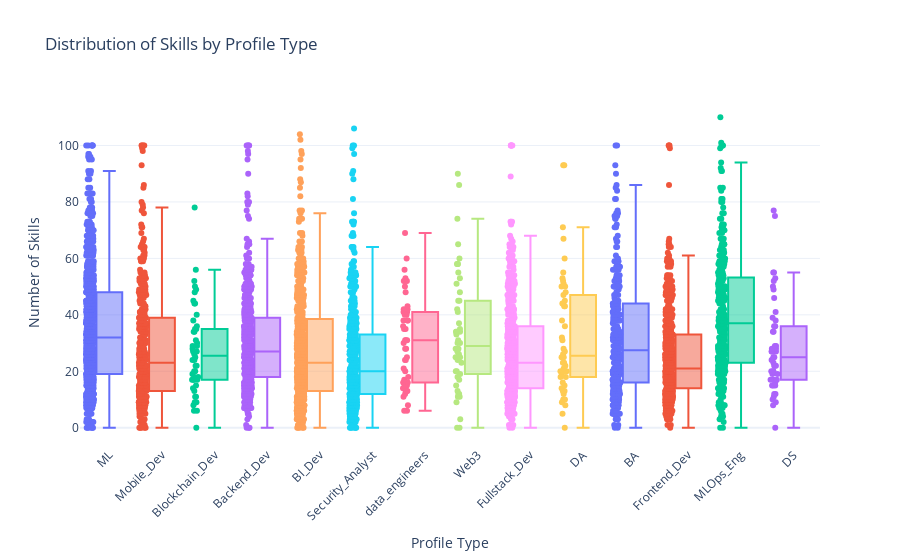

This figure's notebook cell:
### Code cell
import plotly.express as px

# Create interactive boxplot
fig = px.box(
    df, 
    x='profile_type', 
    y='num_skills', 
    color='profile_type',          # Different colors per profile
    points="all",                  # Show all data points
    hover_data=['current_position','years_of_experience','current_company'],  # Show extra info on hover
    title="Distribution of Skills by Profile Type"
)

# Update layout for better readability
fig.update_layout(
    xaxis_title="Profile Type",
    yaxis_title="Number of Skills",
    xaxis_tickangle=-45,           # Rotate x-axis labels
    showlegend=False,              # Hide legend (optional)
    template="plotly_white"        # Clean background
)

fig.show()

### Figure 1 — Plotly figure (JSON) as saved in the notebook; plotly's stock layout.template omitted (floating-point values rounded to 4 significant figures; data arrays with more than 128 entries replaced by an {"elided": "..."} marker saying what was removed)
{"data": [{"alignmentgroup": "True", "boxpoints": "all", "customdata": {"elided": "934x3 mixed values"}, "hovertemplate": "profile_type=%{x}<br>num_skills=%{y}<br>current_position=%{customdata[0]}<br>years_of_experience=%{customdata[1]}<br>current_company=%{customdata[2]}<extra></extra>", "legendgroup": "ML", "marker": {"color": "#636efa"}, "name": "ML", "notched": false, "offsetgroup": "ML", "orientation": "v", "showlegend": true, "type": "box", "x": {"elided": "934 str values"}, "x0": " ", "xaxis": "x", "y": {"elided": "934 int values"}, "y0": " ", "yaxis": "y"}, {"alignmentgroup": "True", "boxpoints": "all", "customdata": {"elided": "382x3 mixed values"}, "hovertemplate": "profile_type=%{x}<br>num_skills=%{y}<br>current_position=%{customdata[0]}<br>years_of_experience=%{customdata[1]}<br>current_company=%{customdata[2]}<extra></extra>", "legendgroup": "Mobile_Dev", "marker": {"color": "#EF553B"}, "name": "Mobile_Dev", "notched": false, "offsetgroup": "Mobile_Dev", "orientation": "v", "showlegend": true, "type": "box", "x": {"elided": "382 str values"}, "x0": " ", "xaxis": "x", "y": {"elided": "382 int values"}, "y0": " ", "yaxis": "y"}, {"alignmentgroup": "True", "boxpoints": "all", "customdata": {"elided": "50x3 mixed values"}, "hovertemplate": "profile_type=%{x}<br>num_skills=%{y}<br>current_position=%{customdata[0]}<br>years_of_experience=%{customdata[1]}<br>current_company=%{customdata[2]}<extra></extra>", "legendgroup": "Blockchain_Dev", "marker": {"color": "#00cc96"}, "name": "Blockchain_Dev", "notched": false, "offsetgroup": "Blockchain_Dev", "orientation": "v", "showlegend": true, "type": "box", "x": ["Blockchain_Dev", "Blockchain_Dev", "Blockchain_Dev", "Blockchain_Dev", "Blockchain_Dev", "Blockchain_Dev", "Blockchain_Dev", "Blockchain_Dev", "Blockchain_Dev", "Blockchain_Dev", "Blockchain_Dev", "Blockchain_Dev", "Blockchain_Dev", "Blockchain_Dev", "Blockchain_Dev", "Blockchain_Dev", "Blockchain_Dev", "Blockchain_Dev", "Blockchain_Dev", "Blockchain_Dev", "Blockchain_Dev", "Blockchain_Dev", "Blockchain_Dev", "Blockchain_Dev", "Blockchain_Dev", "Blockchain_Dev", "Blockchain_Dev", "Blockchain_Dev", "Blockchain_Dev", "Blockchain_Dev", "Blockchain_Dev", "Blockchain_Dev", "Blockchain_Dev", "Blockchain_Dev", "Blockchain_Dev", "Blockchain_Dev", "Blockchain_Dev", "Blockchain_Dev", "Blockchain_Dev", "Blockchain_Dev", "Blockchain_Dev", "Blockchain_Dev", "Blockchain_Dev", "Blockchain_Dev", "Blockchain_Dev", "Blockchain_Dev", "Blockchain_Dev", "Blockchain_Dev", "Blockchain_Dev", "Blockchain_Dev"], "x0": " ", "xaxis": "x", "y": [17, 13, 17, 44, 17, 50, 28, 49, 40, 25, 0, 34, 29, 38, 9, 56, 35, 29, 27, 48, 31, 36, 52, 44, 17, 26, 24, 18, 15, 14, 27, 78, 24, 45, 30, 6, 19, 22, 9, 11, 11, 20, 20, 34, 8, 27, 22, 6, 35, 18], "y0": " ", "yaxis": "y"}, {"alignmentgroup": "True", "boxpoints": "all", "customdata": {"elided": "500x3 mixed values"}, "hovertemplate": "profile_type=%{x}<br>num_skills=%{y}<br>current_position=%{customdata[0]}<br>years_of_experience=%{customdata[1]}<br>current_company=%{customdata[2]}<extra></extra>", "legendgroup": "Backend_Dev", "marker": {"color": "#ab63fa"}, "name": "Backend_Dev", "notched": false, "offsetgroup": "Backend_Dev", "orientation": "v", "showlegend": true, "type": "box", "x": {"elided": "500 str values"}, "x0": " ", "xaxis": "x", "y": {"elided": "500 int values"}, "y0": " ", "yaxis": "y"}, {"alignmentgroup": "True", "boxpoints": "all", "customdata": {"elided": "500x3 mixed values"}, "hovertemplate": "profile_type=%{x}<br>num_skills=%{y}<br>current_position=%{customdata[0]}<br>years_of_experience=%{customdata[1]}<br>current_company=%{customdata[2]}<extra></extra>", "legendgroup": "BI_Dev", "marker": {"color": "#FFA15A"}, "name": "BI_Dev", "notched": false, "offsetgroup": "BI_Dev", "orientation": "v", "showlegend": true, "type": "box", "x": {"elided": "500 str values"}, "x0": " ", "xaxis": "x", "y": {"elided": "500 int values"}, "y0": " ", "yaxis": "y"}, {"alignmentgroup": "True", "boxpoints": "all", "customdata": {"elided": "450x3 mixed values"}, "hovertemplate": "profile_type=%{x}<br>num_skills=%{y}<br>current_position=%{customdata[0]}<br>years_of_experience=%{customdata[1]}<br>current_company=%{customdata[2]}<extra></extra>", "legendgroup": "Security_Analyst", "marker": {"color": "#19d3f3"}, "name": "Security_Analyst", "notched": false, "offsetgroup": "Security_Analyst", "orientation": "v", "showlegend": true, "type": "box", "x": {"elided": "450 str values"}, "x0": " ", "xaxis": "x", "y": {"elided": "450 int values"}, "y0": " ", "yaxis": "y"}, {"alignmentgroup": "True", "boxpoints": "all", "customdata": {"elided": "50x3 mixed values"}, "hovertemplate": "profile_type=%{x}<br>num_skills=%{y}<br>current_position=%{customdata[0]}<br>years_of_experience=%{customdata[1]}<br>current_company=%{customdata[2]}<extra></extra>", "legendgroup": "data_engineers", "marker": {"color": "#FF6692"}, "name": "data_engineers", "notched": false, "offsetgroup": "data_engineers", "orientation": "v", "showlegend": true, "type": "box", "x": ["data_engineers", "data_engineers", "data_engineers", "data_engineers", "data_engineers", "data_engineers", "data_engineers", "data_engineers", "data_engineers", "data_engineers", "data_engineers", "data_engineers", "data_engineers", "data_engineers", "data_engineers", "data_engineers", "data_engineers", "data_engineers", "data_engineers", "data_engineers", "data_engineers", "data_engineers", "data_engineers", "data_engineers", "data_engineers", "data_engineers", "data_engineers", "data_engineers", "data_engineers", "data_engineers", "data_engineers", "data_engineers", "data_engineers", "data_engineers", "data_engineers", "data_engineers", "data_engineers", "data_engineers", "data_engineers", "data_engineers", "data_engineers", "data_engineers", "data_engineers", "data_engineers", "data_engineers", "data_engineers", "data_engineers", "data_engineers", "data_engineers", "data_engineers"], "x0": " ", "xaxis": "x", "y": [13, 53, 16, 14, 50, 24, 38, 43, 35, 28, 38, 13, 41, 17, 18, 16, 13, 36, 8, 24, 11, 31, 42, 52, 28, 20, 40, 30, 56, 31, 42, 41, 25, 38, 12, 40, 52, 15, 35, 6, 6, 31, 21, 52, 41, 14, 60, 15, 48, 69], "y0": " ", "yaxis": "y"}, {"alignmentgroup": "True", "boxpoints": "all", "customdata": {"elided": "50x3 mixed values"}, "hovertemplate": "profile_type=%{x}<br>num_skills=%{y}<br>current_position=%{customdata[0]}<br>years_of_experience=%{customdata[1]}<br>current_company=%{customdata[2]}<extra></extra>", "legendgroup": "Web3", "marker": {"color": "#B6E880"}, "name": "Web3", "notched": false, "offsetgroup": "Web3", "orientation": "v", "showlegend": true, "type": "box", "x": ["Web3", "Web3", "Web3", "Web3", "Web3", "Web3", "Web3", "Web3", "Web3", "Web3", "Web3", "Web3", "Web3", "Web3", "Web3", "Web3", "Web3", "Web3", "Web3", "Web3", "Web3", "Web3", "Web3", "Web3", "Web3", "Web3", "Web3", "Web3", "Web3", "Web3", "Web3", "Web3", "Web3", "Web3", "Web3", "Web3", "Web3", "Web3", "Web3", "Web3", "Web3", "Web3", "Web3", "Web3", "Web3", "Web3", "Web3", "Web3", "Web3", "Web3"], "x0": " ", "xaxis": "x", "y": [26, 30, 3, 0, 24, 48, 53, 9, 37, 11, 15, 45, 42, 58, 25, 28, 25, 34, 17, 58, 65, 55, 35, 60, 34, 45, 28, 31, 41, 25, 33, 25, 18, 34, 86, 51, 20, 19, 0, 12, 27, 90, 11, 12, 23, 13, 30, 74, 20, 58], "y0": " ", "yaxis": "y"}, {"alignmentgroup": "True", "boxpoints": "all", "customdata": {"elided": "497x3 mixed values"}, "hovertemplate": "profile_type=%{x}<br>num_skills=%{y}<br>current_position=%{customdata[0]}<br>years_of_experience=%{customdata[1]}<br>current_company=%{customdata[2]}<extra></extra>", "legendgroup": "Fullstack_Dev", "marker": {"color": "#FF97FF"}, "name": "Fullstack_Dev", "notched": false, "offsetgroup": "Fullstack_Dev", "orientation": "v", "showlegend": true, "type": "box", "x": {"elided": "497 str values"}, "x0": " ", "xaxis": "x", "y": {"elided": "497 int values"}, "y0": " ", "yaxis": "y"}, {"alignmentgroup": "True", "boxpoints": "all", "customdata": {"elided": "50x3 mixed values"}, "hovertemplate": "profile_type=%{x}<br>num_skills=%{y}<br>current_position=%{customdata[0]}<br>years_of_experience=%{customdata[1]}<br>current_company=%{customdata[2]}<extra></extra>", "legendgroup": "DA", "marker": {"color": "#FECB52"}, "name": "DA", "notched": false, "offsetgroup": "DA", "orientation": "v", "showlegend": true, "type": "box", "x": ["DA", "DA", "DA", "DA", "DA", "DA", "DA", "DA", "DA", "DA", "DA", "DA", "DA", "DA", "DA", "DA", "DA", "DA", "DA", "DA", "DA", "DA", "DA", "DA", "DA", "DA", "DA", "DA", "DA", "DA", "DA", "DA", "DA", "DA", "DA", "DA", "DA", "DA", "DA", "DA", "DA", "DA", "DA", "DA", "DA", "DA", "DA", "DA", "DA", "DA"], "x0": " ", "xaxis": "x", "y": [26, 53, 0, 13, 20, 22, 5, 71, 31, 45, 20, 25, 16, 14, 8, 43, 32, 18, 20, 25, 12, 15, 50, 23, 28, 9, 21, 18, 93, 38, 36, 44, 23, 67, 51, 43, 47, 44, 20, 93, 55, 10, 13, 50, 19, 60, 27, 10, 52, 48], "y0": " ", "yaxis": "y"}, {"alignmentgroup": "True", "boxpoints": "all", "customdata": {"elided": "300x3 mixed values"}, "hovertemplate": "profile_type=%{x}<br>num_skills=%{y}<br>current_position=%{customdata[0]}<br>years_of_experience=%{customdata[1]}<br>current_company=%{customdata[2]}<extra></extra>", "legendgroup": "BA", "marker": {"color": "#636efa"}, "name": "BA", "notched": false, "offsetgroup": "BA", "orientation": "v", "showlegend": true, "type": "box", "x": {"elided": "300 str values"}, "x0": " ", "xaxis": "x", "y": {"elided": "300 int values"}, "y0": " ", "yaxis": "y"}, {"alignmentgroup": "True", "boxpoints": "all", "customdata": {"elided": "500x3 mixed values"}, "hovertemplate": "profile_type=%{x}<br>num_skills=%{y}<br>current_position=%{customdata[0]}<br>years_of_experience=%{customdata[1]}<br>current_company=%{customdata[2]}<extra></extra>", "legendgroup": "Frontend_Dev", "marker": {"color": "#EF553B"}, "name": "Frontend_Dev", "notched": false, "offsetgroup": "Frontend_Dev", "orientation": "v", "showlegend": true, "type": "box", "x": {"elided": "500 str values"}, "x0": " ", "xaxis": "x", "y": {"elided": "500 int values"}, "y0": " ", "yaxis": "y"}, {"alignmentgroup": "True", "boxpoints": "all", "customdata": {"elided": "293x3 mixed values"}, "hovertemplate": "profile_type=%{x}<br>num_skills=%{y}<br>current_position=%{customdata[0]}<br>years_of_experience=%{customdata[1]}<br>current_company=%{customdata[2]}<extra></extra>", "legendgroup": "MLOps_Eng", "marker": {"color": "#00cc96"}, "name": "MLOps_Eng", "notched": false, "offsetgroup": "MLOps_Eng", "orientation": "v", "showlegend": true, "type": "box", "x": {"elided": "293 str values"}, "x0": " ", "xaxis": "x", "y": {"elided": "293 int values"}, "y0": " ", "yaxis": "y"}, {"alignmentgroup": "True", "boxpoints": "all", "customdata": {"elided": "50x3 mixed values"}, "hovertemplate": "profile_type=%{x}<br>num_skills=%{y}<br>current_position=%{customdata[0]}<br>years_of_experience=%{customdata[1]}<br>current_company=%{customdata[2]}<extra></extra>", "legendgroup": "DS", "marker": {"color": "#ab63fa"}, "name": "DS", "notched": false, "offsetgroup": "DS", "orientation": "v", "showlegend": true, "type": "box", "x": ["DS", "DS", "DS", "DS", "DS", "DS", "DS", "DS", "DS", "DS", "DS", "DS", "DS", "DS", "DS", "DS", "DS", "DS", "DS", "DS", "DS", "DS", "DS", "DS", "DS", "DS", "DS", "DS", "DS", "DS", "DS", "DS", "DS", "DS", "DS", "DS", "DS", "DS", "DS", "DS", "DS", "DS", "DS", "DS", "DS", "DS", "DS", "DS", "DS", "DS"], "x0": " ", "xaxis": "x", "y": [34, 27, 8, 27, 17, 20, 29, 24, 9, 23, 11, 20, 34, 39, 52, 19, 15, 25, 12, 50, 12, 38, 49, 20, 36, 53, 36, 16, 25, 17, 77, 15, 19, 28, 75, 46, 10, 15, 27, 55, 27, 55, 29, 22, 17, 28, 22, 41, 0, 22], "y0": " ", "yaxis": "y"}], "layout": {"boxmode": "overlay", "legend": {"title": {"text": "profile_type"}, "tracegroupgap": 0}, "showlegend": false, "title": {"text": "Distribution of Skills by Profile Type"}, "xaxis": {"anchor": "y", "categoryarray": ["ML", "Mobile_Dev", "Blockchain_Dev", "Backend_Dev", "BI_Dev", "Security_Analyst", "data_engineers", "Web3", "Fullstack_Dev", "DA", "BA", "Frontend_Dev", "MLOps_Eng", "DS"], "categoryorder": "array", "domain": [0, 1], "tickangle": -45, "title": {"text": "Profile Type"}}, "yaxis": {"anchor": "x", "domain": [0, 1], "title": {"text": "Number of Skills"}}}}
